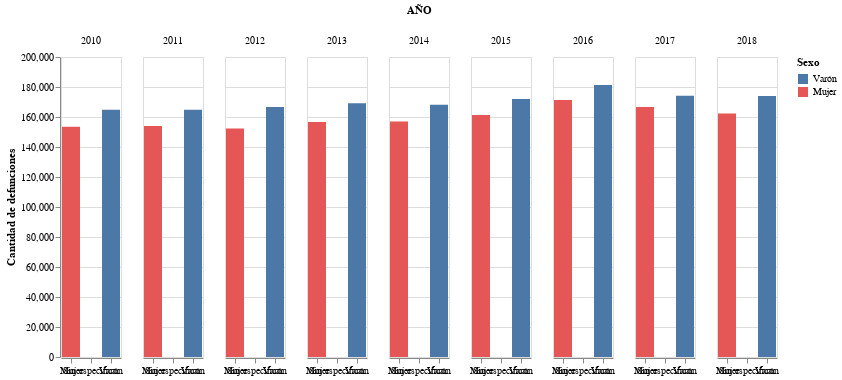

Source (notebook cell):
### Code cell
alt.Chart(df_bysex4).mark_bar().encode(
    x=alt.X('Sexo:O', 
          title='', 
          axis=alt.Axis(labelAngle=0)),
    y=alt.Y('CUENTA:Q', 
          title='Cantidad de defunciones'),
    color=alt.Color('Sexo:N',
                    scale=alt.Scale(
                      domain=['Varón', 'Mujer'],
                      range=['#4c78a8', '#e45756'])),
    column='AÑO:O'
)

### Figure 1 — Vega-Lite specification as saved in the notebook (floating-point values rounded to 4 significant figures)
{"config": {"view": {"continuousWidth": 400, "continuousHeight": 300}}, "data": {"name": "data-1925b6eca9211f486d108d52d4bf4222"}, "mark": "bar", "encoding": {"color": {"type": "nominal", "field": "Sexo", "scale": {"domain": ["Varón", "Mujer"], "range": ["#4c78a8", "#e45756"]}}, "column": {"type": "ordinal", "field": "AÑO"}, "x": {"type": "ordinal", "axis": {"labelAngle": 0}, "field": "Sexo", "title": ""}, "y": {"type": "quantitative", "field": "CUENTA", "title": "Cantidad de defunciones"}}, "$schema": "https://vega.github.io/schema/vega-lite/v4.8.1.json", "datasets": {"data-1925b6eca9211f486d108d52d4bf4222": [{"AÑO": 2010, "CUENTA": 164771, "Sexo": "Varón"}, {"AÑO": 2010, "CUENTA": 153510, "Sexo": "Mujer"}, {"AÑO": 2010, "CUENTA": 321, "Sexo": "Sin especificar"}, {"AÑO": 2011, "CUENTA": 164866, "Sexo": "Varón"}, {"AÑO": 2011, "CUENTA": 153922, "Sexo": "Mujer"}, {"AÑO": 2011, "CUENTA": 271, "Sexo": "Sin especificar"}, {"AÑO": 2012, "CUENTA": 166735, "Sexo": "Varón"}, {"AÑO": 2012, "CUENTA": 152313, "Sexo": "Mujer"}, {"AÑO": 2012, "CUENTA": 491, "Sexo": "Sin especificar"}, {"AÑO": 2013, "CUENTA": 169109, "Sexo": "Varón"}, {"AÑO": 2013, "CUENTA": 156688, "Sexo": "Mujer"}, {"AÑO": 2013, "CUENTA": 400, "Sexo": "Sin especificar"}, {"AÑO": 2014, "CUENTA": 168215, "Sexo": "Varón"}, {"AÑO": 2014, "CUENTA": 156987, "Sexo": "Mujer"}, {"AÑO": 2014, "CUENTA": 337, "Sexo": "Sin especificar"}, {"AÑO": 2015, "CUENTA": 171964, "Sexo": "Varón"}, {"AÑO": 2015, "CUENTA": 161260, "Sexo": "Mujer"}, {"AÑO": 2015, "CUENTA": 183, "Sexo": "Sin especificar"}, {"AÑO": 2016, "CUENTA": 181339, "Sexo": "Varón"}, {"AÑO": 2016, "CUENTA": 171408, "Sexo": "Mujer"}, {"AÑO": 2016, "CUENTA": 245, "Sexo": "Sin especificar"}, {"AÑO": 2017, "CUENTA": 174221, "Sexo": "Varón"}, {"AÑO": 2017, "CUENTA": 166731, "Sexo": "Mujer"}, {"AÑO": 2017, "CUENTA": 736, "Sexo": "Sin especificar"}, {"AÑO": 2018, "CUENTA": 173950, "Sexo": "Varón"}, {"AÑO": 2018, "CUENTA": 162408, "Sexo": "Mujer"}, {"AÑO": 2018, "CUENTA": 465, "Sexo": "Sin especificar"}]}}
